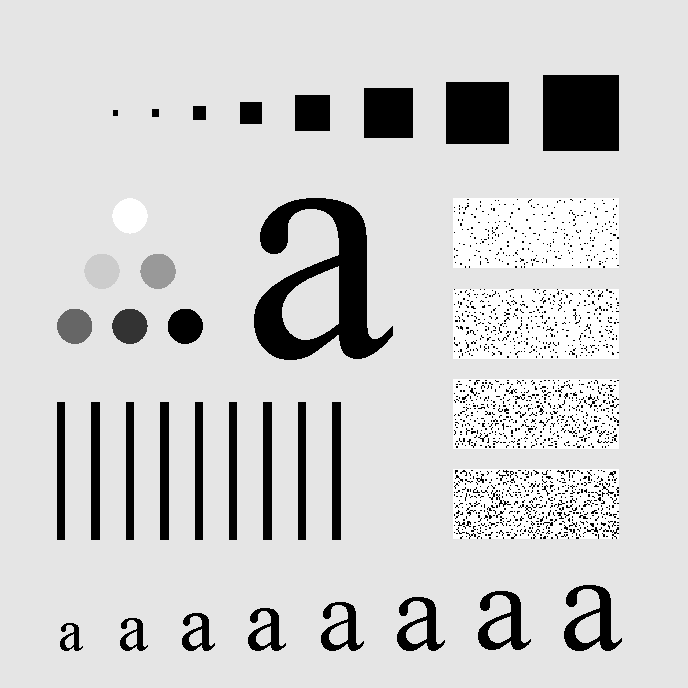
#> input picture photos/Characters Test Pattern 688x688.tif, 688 x 688 px
$ jupyter execute b-average-filter-with-different-mask.ipynb
#> lines starting #> are read from the running program, lines starting #| are printed output that depends on the picture; after the words box and inside, x2 and y2 are one past the last pixel; in counts of white or black regions, pixels touching at a corner belong together; long printed decimals are rounded
[cell 1]
import cv2
import numpy as np
import matplotlib.pyplot as plt

[cell 2]
originalImage = cv2.imread("../photos/Characters Test Pattern 688x688.tif", cv2.IMREAD_GRAYSCALE)
#> originalImage is the input picture: shape (688, 688); min 0, max 255, mean 207.3
#originalImage = cv2.resize(originalImage, (512, 512))

[cell 3]
def addSaltPeperNoise(image, saltRatio, pepperRatio):
    noisyImage = image.copy()
    numOfPixels = image.size
    numOfSaltPixels = int(saltRatio * numOfPixels)
    numOfPepperPixels = int(pepperRatio * numOfPixels)

    for i in range(numOfSaltPixels):
        x, y = np.random.randint(0, noisyImage.shape) # (row, col) = (512, 512)
        noisyImage[x][y] = 255

    for i in range(numOfPepperPixels):
        x, y = np.random.randint(0, noisyImage.shape) # (row, col) = (512, 512)
        noisyImage[x][y] = 0

    return noisyImage

[cell 4]
def averageFilter(image, kernelSize):
    padSize = kernelSize // 2
    paddedImage = np.pad(image, (padSize, padSize), mode='constant')

    filteredImage = np.zeros_like(image)

    for i in range(image.shape[0]):
        for j in range(image.shape[1]):
            kernelRegion = paddedImage[i: i+kernelSize, j: j+kernelSize]
            average = np.mean(kernelRegion)
            filteredImage[i, j] = average

    return filteredImage

[cell 5]
# Peak Signal-to-Noise Ratio
def calcPNSR(image1, image2):
    image1, image2 = np.float64(image1), np.float64(image2)
    mse = np.mean((image1 - image2) ** 2)   # Mean Squared Error (MSE)
    if mse == 0:
        return float('inf')
    psnr = 20 * np.log10(255.0) - 10 * np.log10(mse)

    print(f"comute pnsr: {20 * np.log10(255.0 / np.sqrt(mse))}")

    return round(psnr, 2)

[cell 6]
plt.figure(figsize=(10, 12))

plt.subplot(3, 2, 1)
plt.imshow(originalImage, cmap='gray')
plt.title(f"Original Image (PNSR={calcPNSR(originalImage, originalImage)})")
#> in calcPNSR, `mse = np.mean((image1 - image2) ** 2)`: mse = 0

noisyImage = addSaltPeperNoise(originalImage, 0.05, 0.15)
#> after the loop in addSaltPeperNoise, `for i in range(numOfSaltPixels):`:
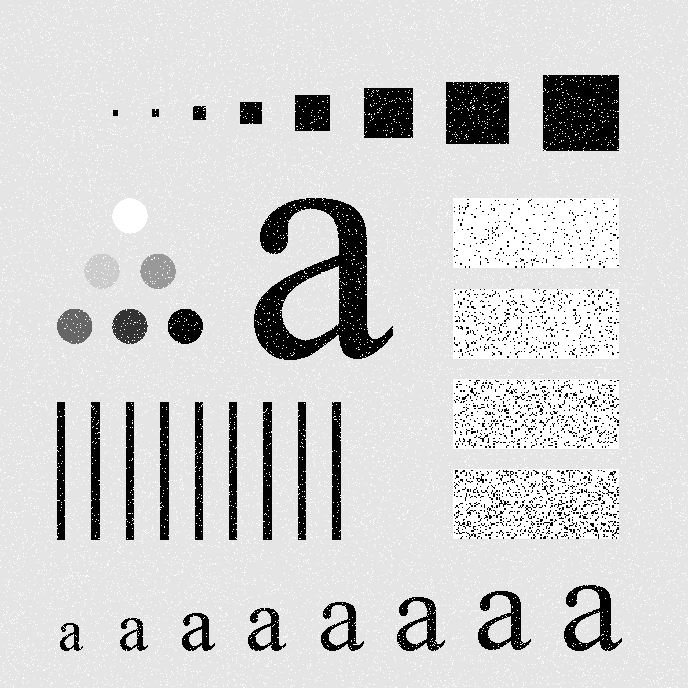
#> noisyImage: shape (688, 688); 4.44% of pixels changed, all inside (x1, y1, x2, y2) = (0, 0, 688, 688)
#> after the loop in addSaltPeperNoise, `for i in range(numOfPepperPixels):`:
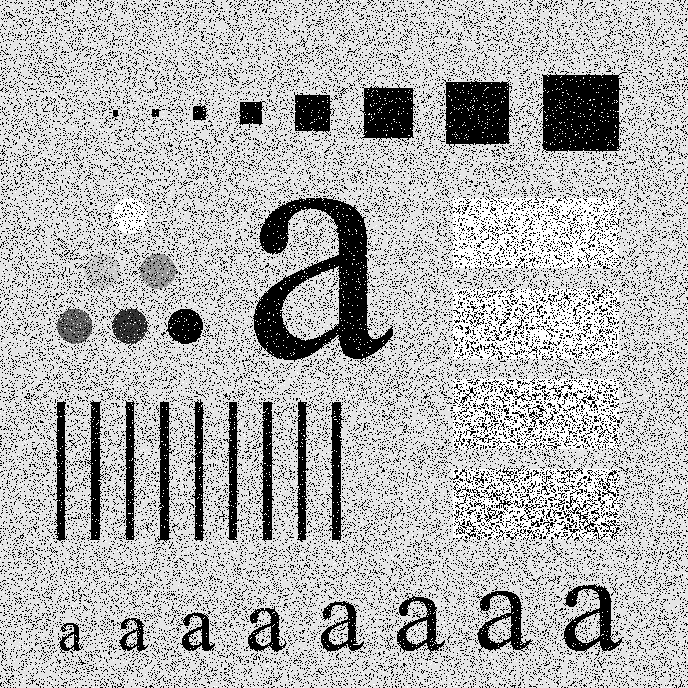
#> noisyImage: shape (688, 688); 12.59% of pixels changed, all inside (x1, y1, x2, y2) = (0, 0, 688, 688)
plt.subplot(3, 2, 2)
plt.imshow(noisyImage, cmap='gray')
plt.title(f"Noisy Image (Salt & Pepper) (PNSR={calcPNSR(originalImage, noisyImage)})")
#| comute pnsr: 9.687

averageFilteredImage = averageFilter(noisyImage, 3)
#> in averageFilter, `paddedImage = np.pad(image, (padSize, padSize), mode='constant')`:
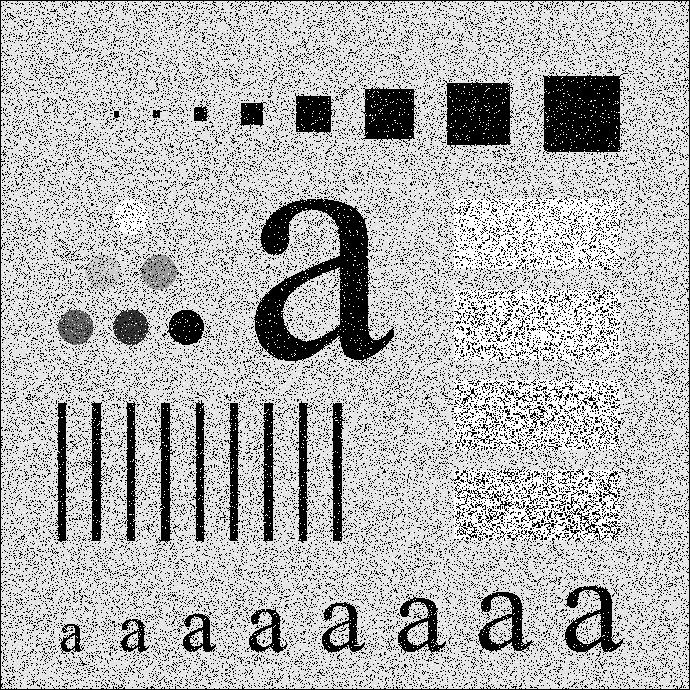
#> paddedImage: shape (690, 690); min 0, max 255, mean 179.4
#> after the loop in averageFilter, `for i in range(image.shape[0]):`:
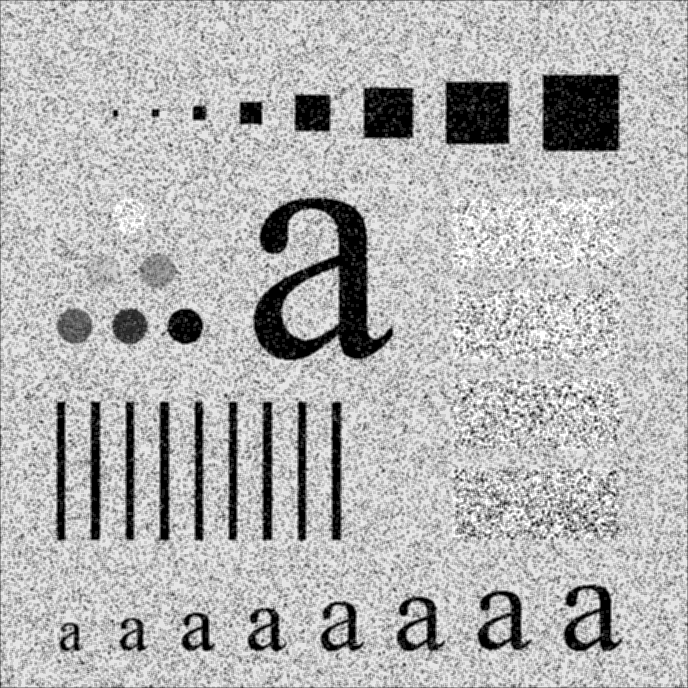
#> filteredImage: shape (688, 688); min 0, max 255, mean 179.7
plt.subplot(3, 2, 3)
plt.imshow(averageFilteredImage, cmap='gray')
plt.title(f"Filtered Image (PNSR={calcPNSR(originalImage, averageFilteredImage)}) - mask (3x3)")
#| comute pnsr: 14.548

averageFilteredImage = averageFilter(noisyImage, 5)
#> call 2 of averageFilter, with kernelSize = 5
#> in averageFilter (call 2), `paddedImage = np.pad(image, (padSize, padSize), mode='constant')`:
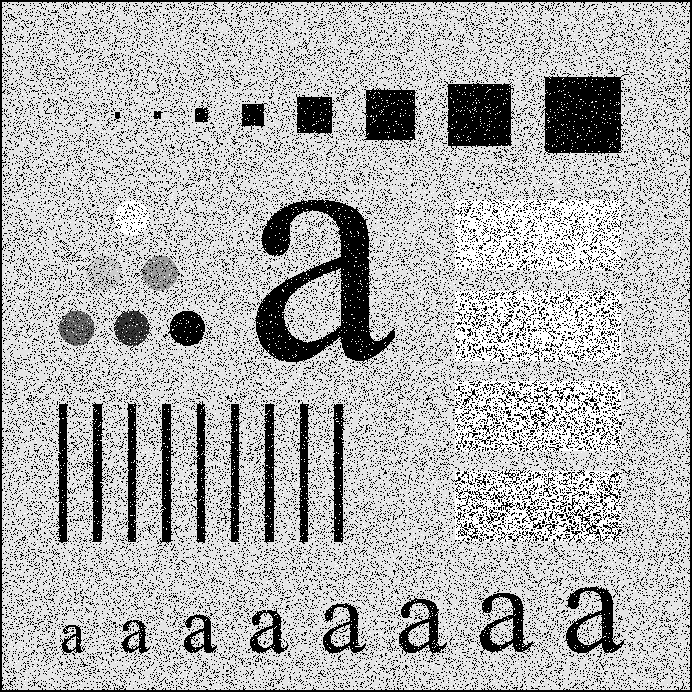
#> paddedImage: shape (692, 692); min 0, max 255, mean 178.4
#> after the loop in averageFilter (call 2), `for i in range(image.shape[0]):`:
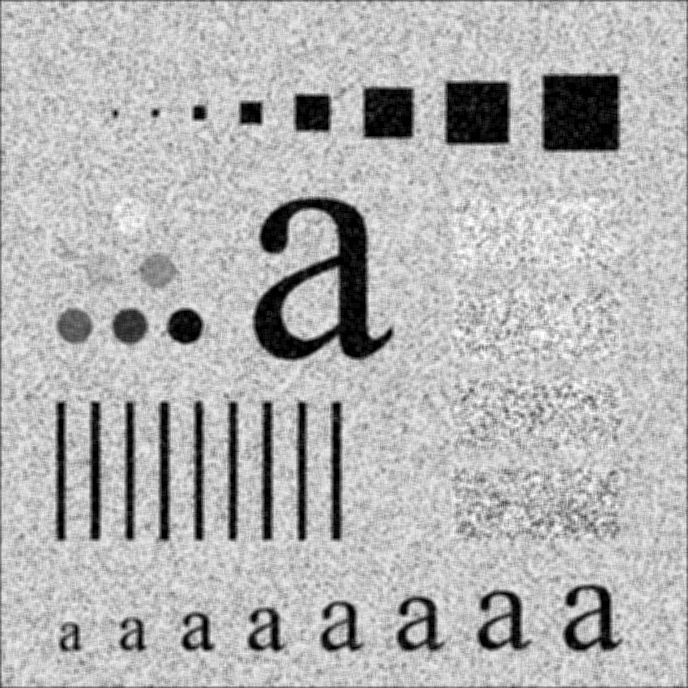
#> filteredImage: shape (688, 688); min 0, max 255, mean 179.3
plt.subplot(3, 2, 4)
plt.imshow(averageFilteredImage, cmap='gray')
plt.title(f"Filtered Image (PNSR={calcPNSR(originalImage, averageFilteredImage)}) - mask (5x5)")
#| comute pnsr: 14.757

averageFilteredImage = averageFilter(noisyImage, 7)
#> call 3 of averageFilter, with kernelSize = 7
#> in averageFilter (call 3), `paddedImage = np.pad(image, (padSize, padSize), mode='constant')`:
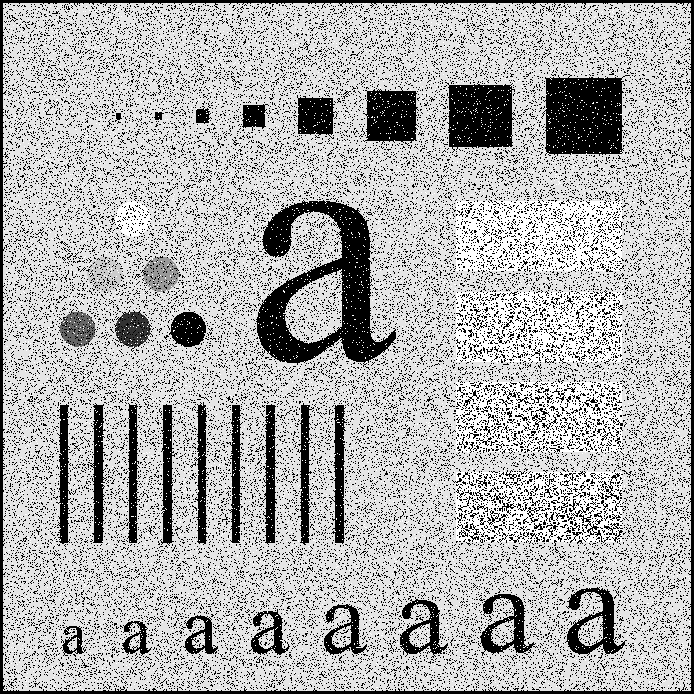
#> paddedImage: shape (694, 694); min 0, max 255, mean 177.3
plt.subplot(3, 2, 5)
plt.imshow(averageFilteredImage, cmap='gray')
plt.title(f"Filtered Image (PNSR={calcPNSR(originalImage, averageFilteredImage)}) - mask (7x7)")
#| comute pnsr: 14.554
